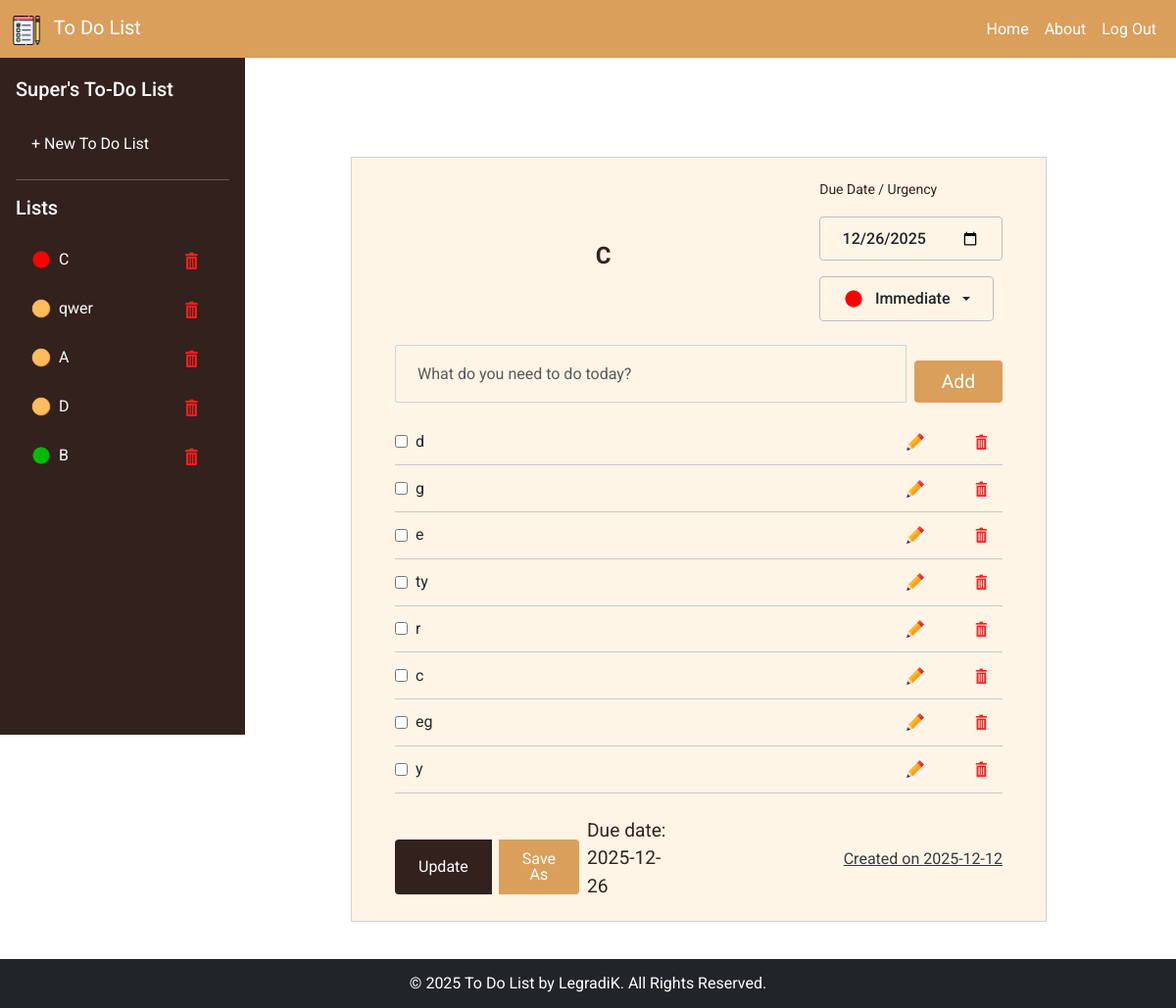
Page /1/old_todo/4 (signed in) on the earlier database version.
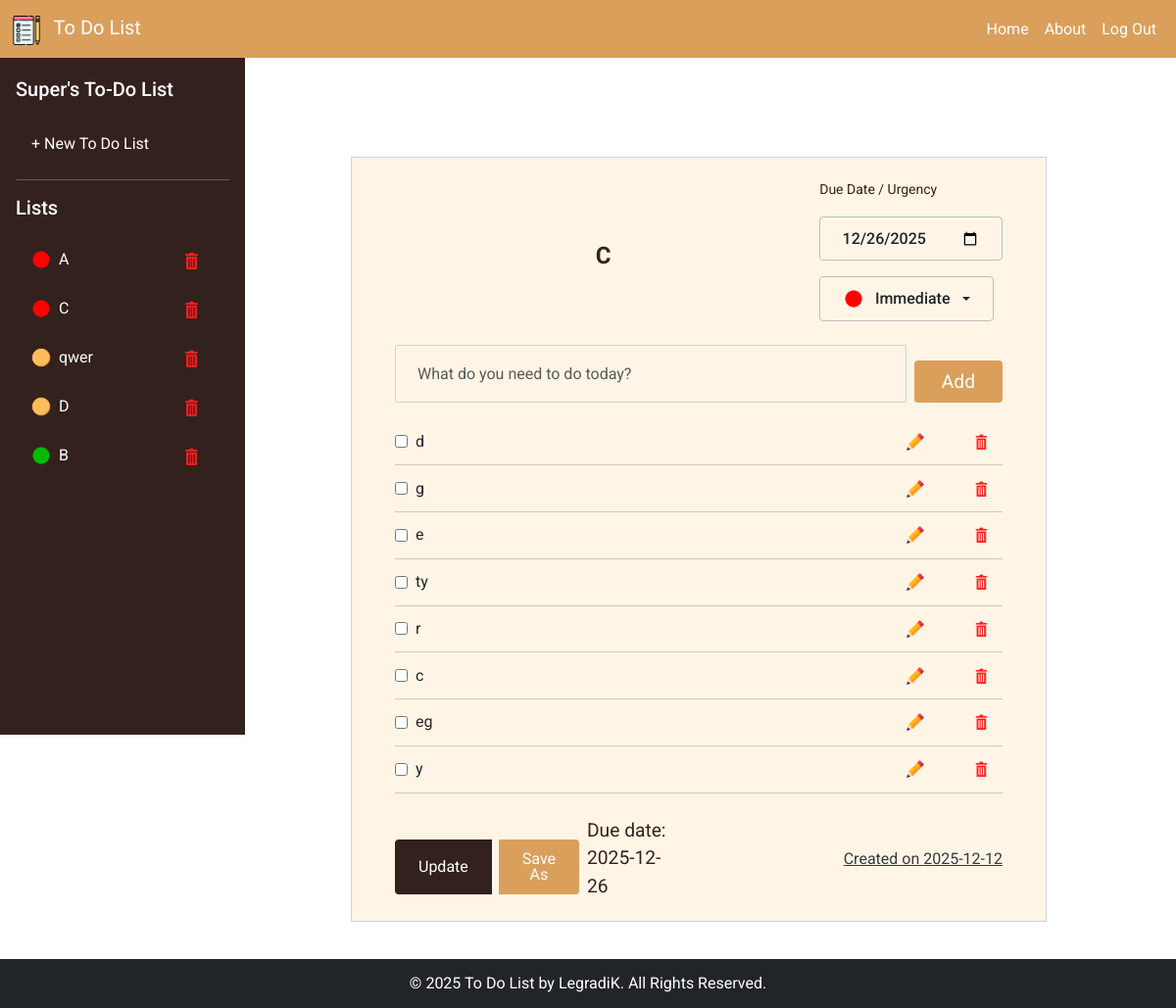
Same page on the later database version.
### main.py (models this page shows)
class ToDoList(db.Model):
    id = db.Column(db.Integer, primary_key=True)
    title = db.Column(db.String(200), nullable=False)
    user_id = db.Column(db.Integer, db.ForeignKey('user.id'), nullable=False)
    owner = db.relationship('User', back_populates='lists')
    task_urgency = db.Column(db.String(100), nullable=False, default="flexible")
    created_date = db.Column(db.Date, nullable=False, default=date.today)
    due_date = db.Column(db.Date, nullable=False)
    items = db.relationship('ToDoItem', back_populates='list', lazy=True, cascade="all, delete")

class ToDoItem(db.Model):
    id = db.Column(db.Integer, primary_key=True)
    text = db.Column(db.String(200), nullable=False)
    completed = db.Column(db.Boolean, default=False)
    list_id = db.Column(db.Integer, db.ForeignKey('to_do_list.id'), nullable=False)
    user_id = db.Column(db.Integer, db.ForeignKey('user.id'), nullable=False)
    list = db.relationship('ToDoList', back_populates='items')

### main.py (the view, shortened to what this page needs)
@app.route('/<int:user_id>/old_todo/<int:todo_id>', methods=['GET', 'POST'])
def old_todo(user_id, todo_id):
    today = date.today()
    todo_list = ToDoList.query.get_or_404(todo_id)
    if 'user_id' not in session or todo_list.user_id != session['user_id']:
        flash("You do not have access to this to-do list.", "danger")
        return redirect(url_for('home'))
    else:
        items = ToDoItem.query.filter_by(list_id=todo_id).all()
        return render_template('old_todo.html', user_id=session['user_id'], todo_list=todo_list, items=items, today=today)

### main.py (called while the page is built)
@app.context_processor
def inject_user_todos():
    if 'user_id' in session:
        todos = ToDoList.query.filter_by(user_id=session['user_id']).all()
        sorted_old_todos = sorted(todos, key=lambda t: URGENCY_ORDER.get(t.task_urgency, 99))
        return dict(old_todos=sorted_old_todos)
    return dict(old_todos=[])

@app.before_request
def make_session_non_permanent():
    session.permanent = False

### templates/old_todo.html (shortened to what this page needs)
{% extends "base.html" %}
{% block content %}
<div class="page-content page-container page-container-body" id="page-content">
    <div class="padding">
        <div class="row container d-flex justify-content-center">
            <div class="col-md-12">
                <div class="card px-3">
                    <div class="card-body">
                        <form id="todo-list-form" method="POST" action="{{ url_for('old_todo', user_id=user_id, todo_id=todo_list.id) }}">
                            <div class="mb-4 d-flex align-items-start gap-2">
                                <input
                                    type="text"
                                    name="title"
                                    id="list-title-input"
                                    class="form-control form-control-lg fw-bold todo-list-title-input"
                                    placeholder="Edit title"
                                    value="{{ todo_list.title }}"
                                    >
                                <div>
                                    <small class="due-date-small-note">Due Date / Urgency</small><br>
                                    <input
                                        class="due-date-btn"
                                        type="date"
                                        name="due_date"
                                        id="due_date"
                                        value="{{ todo_list.due_date }}"
                                    >
                                    <div class="dropdown task-tempo-dropdown features">
                                        <button
                                            class="btn btn-outline-secondary dropdown-toggle"
                                            type="button"
                                            id="taskTempoButton"
                                            data-value="{{ todo_list.task_urgency }}"
                                            data-bs-toggle="dropdown"
                                            aria-expanded="false"
                                        >
                                        </button>
                                    </div>
                                </div>
                            </div>
                            <div class="add-items d-flex mb-3">
                                <input type="text" class="form-control todo-list-input" placeholder="What do you need to do today?">
                                <button class="add btn btn-primary font-weight-bold todo-list-add-btn">Add</button>
                            </div>
                            <div class="old-todo-section mb-3">
                                <ul class="old-list-wrapper d-flex flex-column old-todo-list">
                                    {% for item in items %}
                                        <li class="todo-item">
                                            <div class="todo-left">
                                                <input type="checkbox"
                                                class="completed-checkbox"
                                                name="item_{{ item.id }}_completed"
                                                {% if item.completed %}checked{% endif %}>
                                                <span class="item-text ms-2 {% if item.completed %}completed{% endif %}">{{ item.text }}</span>
                                            </div>
                                            <div class="todo-right">
                                                <button type="button" class="btn btn-link btn-sm edit-btn" data-item-id="{{ item.id }}">
                                                    <img src="{{ url_for('static', filename='icons/edit.png') }}" alt="Edit" width="18" height="18">
                                                </button>
                                                <button type="button" class="btn btn-link btn-sm delete-btn" data-item-id="{{ item.id }}">
                                                    <img src="{{ url_for('static', filename='icons/delete.png') }}" alt="Delete" width="18" height="18">
                                                </button>
                                            </div>
                                        </li>
                                    {% endfor %}
                                </ul>
                            </div>
                            <div class="bottom-btn-p d-flex align-items-center justify-content-between">
                                <div class="btn-group">
                                    <button type="submit" class="btn btn-secondary w-30 todo-list-update-btn" value="update">Update</button>
                                    <button type="submit" class="btn btn-primary w-30 todo-list-create-btn" value="save_as">Save As</button>
                                </div>
                                <p class="due-date space-between mb-0">Due date: {{ todo_list.due_date }}</p>
                                <p class="created-date mb-0">Created on  {{ todo_list.created_date }}</p>
                            </div>
                        </form>
                    </div>
                </div>
            </div>
        </div>
    </div>
</div>
{% endblock %}

### templates/base.html (shortened to what this page needs)
<!DOCTYPE html>
<html lang="en">
<head>
    <link href="https://cdn.jsdelivr.net/npm/bootstrap@5.3.0/dist/css/bootstrap.min.css" rel="stylesheet">
    <link href="https://cdnjs.cloudflare.com/ajax/libs/font-awesome/5.10.0/css/all.min.css" rel="stylesheet">
    <link href="{{ url_for('static', filename='css/style.css') }}" rel="stylesheet">
</head>
<body>
    {% include 'header.html' %}
    <div class="d-flex px-3 py-4">
        {% include 'sidebar.html' %}
        <div class="container main-content">
            {% block content %}{% endblock %}
        </div>
    </div>
    {% include 'footer.html' %}
</body>
</html>

### templates/header.html (shortened to what this page needs)
<nav class="navbar navbar-expand-lg navbar-dark">
<div class="container-fluid">
    <a class="navbar-brand" href="{{ url_for('home') }}">
        <img src="{{ url_for('static', filename='icons/check-list.png') }}"
         alt="Logo"
         width="30" height="30"
         class="d-inline-block align-text-top me-2">
         To Do List
    </a>
    <div class="collapse navbar-collapse justify-content-end" id="topNavbar">
    <ul class="navbar-nav">
        <li class="nav-item">
        <a class="nav-link active" href="{{ url_for('home') }}">Home</a>
        </li>
        <li class="nav-item">
        <a class="nav-link active" href="{{ url_for('about') }}">About</a>
        </li>
        {% if session.get('user_id') %}
            <li class="nav-item">
            <a class="nav-link active" href="{{ url_for('logout') }}">Log Out</a>
            </li>
        {% else %}
            <li class="nav-item">
            <a class="nav-link active" href="{{ url_for('login') }}">Log In</a>
            </li>
        {% endif %}
    </ul>
    </div>
</div>
</nav>
<br>
<br>
<br>

### templates/sidebar.html
<div class="sidebar px-3 py-4">
    {% if session.get('user_id') %}
    <div class="user-info mb-4">
        <h5 class="mb-1">
            <a href="/profile/{{ session.get('user_id') }}" class="text-white text-decoration-none">
            {{ session.get('first_name') }}'s To-Do List
            </a>
        </h5>
    </div>
    {% endif %}
    <ul class="nav nav-pills flex-column mb-auto">
        <li class="nav-item">
            <a href="/new_todo" class="nav-link">+ New To Do List</a>
        </li>
        <hr class="text-white">
        <h5 class="mb-3">Lists</h5>
        {% if session.get('user_id') %}
            {% for todo in old_todos %}
            <li class="nav-item">
                <a href="/{{ session.user_id }}/old_todo/{{ todo.id }}" class="nav-link d-flex justify-content-between align-items-center">
                    <div class="d-flex align-items-center text-truncate" style="max-width: calc(100% - 30px);">
                        {% if todo.due_date < today %}
                            <img src="{{ url_for('static', filename='icons/warning.png') }}"
                                alt="" width="20" class="me-2">
                        {% else %}
                            {% if todo.task_urgency == 'immediate' %}
                                <img src="{{ url_for('static', filename='icons/red_circle.png') }}"
                                    alt="" width="20" class="me-2">
                            {% elif todo.task_urgency == 'timely' %}
                                <img src="{{ url_for('static', filename='icons/orange_circle.png') }}"
                                    alt="" width="20" class="me-2">
                            {% elif todo.task_urgency == 'flexible' %}
                                <img src="{{ url_for('static', filename='icons/green_circle.png') }}"
                                    alt="" width="20" class="me-2">
                            {% endif %}
                        {% endif %}
                        <span class="text-truncate">{{ todo.title }}</span>
                    </div>
                    <button
                        type="button"
                        class="delete-list-btn-sidebar"
                        data-list-id="{{ todo.id }}"
                    >
                        <img src="{{ url_for('static', filename='icons/delete.png') }}"
                            alt="Delete" width="20">
                    </button>
                </a>
            </li>
            {% endfor %}
        {% endif %}
    </ul>
</div>

### templates/footer.html
<footer class="footer bg-dark text-white text-center py-4">
<div class="container">
    <p class="m-0">&copy; 2025 To Do List by LegradiK. All Rights Reserved.</p>
</div>
</footer>

Differences in the rows shown:
changed ToDoList (number 1 of 5 on the later page): task_urgency: picture added; task_urgency: picture removed; moves up the list
